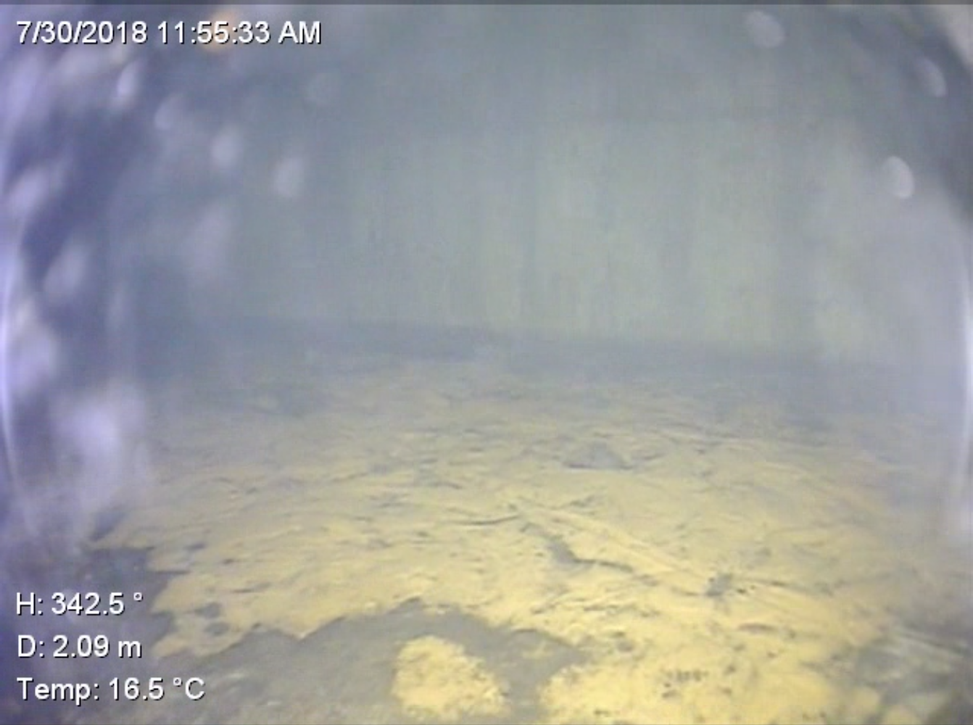
#> input picture Color-Balance-and-fusion-for-underwater-image-enhancement/Valentine2.png, 973 x 725 px, shrunk from 1342 x 1000 before the run
$ python main.py
#> lines starting #> are read from the running program, lines starting #| are printed output that depends on the picture
import sys
import cv2
from PIL import Image
import numpy as np
import matplotlib.pyplot as plt
from skimage import color, exposure, transform, img_as_float32, img_as_uint
from scipy.ndimage import gaussian_filter, convolve

def saliency_detection(image):
    """
    Frequency-tuned Salient Region Detection
    Radhakrishna Achanta, Sheila Hemami, Francisco Estrada, Sabine Susstrunk
    Abstract
    Detection of visually salient image regions is useful for applications like
    object segmentation, adaptive compression, and object recognition. In this
    paper, we introduce a method for salient region detection that outputs full
    resolution saliency maps with well-defined boundaries of salient objects.
    These boundaries are preserved by retaining substantially more frequency
    content from the original image than other existing techniques. Our method
    exploits features of color and luminance, is simple to implement, and is
    computationally efficient. We compare our algorithm to five
    state-of-the-art salient region detection methods with a frequency domain
    analysis, ground truth, and a salient object segmentation application. Our
    method outperforms the five algorithms both on the ground truth evaluation
    and on the segmentation task by achieving both higher precision and better
    recall.
    Reference and PDF
    R. Achanta, S. Hemami, F. Estrada and S. Susstrunk, Frequency-tuned Salient
    Region Detection, IEEE International Conference on Computer Vision and
    Pattern Recognition (CVPR), 2009.
    URL: http://ivrg.epfl.ch/supplementary_material/RK_CVPR09/
    Args:
        image: numpy array
          RGB image as an array
    Returns:
        sm: numpy array
           Normalised salicency map
    """

    if len(image.shape) != 3:
        #print 'Warning processing non standard image'
        image = color.gray2rgb(image)

    # Convert to CIE Lab colour space

    image = gaussian_filter(image, sigma=3)
    image = color.rgb2lab(image)

    # Get each channel

    l = convert_rgb(image, 0)[:,:,0]
    a = convert_rgb(image, 1)[:,:,1]
    b = convert_rgb(image, 2)[:,:,2]

    # LAB image average

    lm = np.mean(l)
    am = np.mean(a)
    bm = np.mean(b)

    # Compute the saliency map

    sm = np.square(l - lm) + np.square(a - am) + np.square(b - bm)

    # Normalise saliency map

    sm *= 255 / sm.max()
    return sm

def convert_rgb(image, idim):
    z = np.zeros(image.shape)
    if idim != 0 :
        z[:,:,0]=80
    z[:,:,idim] = image[:,:,idim]
    z = color.lab2rgb(z)
    return(z)

# [7 lines left out: function pyramid_reconstruct, not called in this run]

def laplacian_pyramid(img, level):
    out = [0 for i in range(level)]
    out[0] = img
    temp_img = img
    for i in range(1, level):
        temp_img = temp_img[0::2,0::2]
        out[i] = temp_img

    for i in range(level - 1):
        m, n = out[i].shape
        out[i] = out[i] - np.resize(out[i+1], (m,n))

    return out

def gaussian_pyramid(img, level):
    out = [0 for i in range(level)]
    h = 1/16 * np.array([[1, 4, 6, 4, 1]])
    filt = np.matmul(np.transpose(h), h)
    out[0] = convolve(img, filt, mode='nearest')
    temp_img = img
    for i in range(1, level):
        temp_img = temp_img[0::2,0::2]
        out[i] = convolve(temp_img, filt, mode='nearest')

    return out


def main():
    rgbImage = (cv2.imread('../Valentine2.png'))
#> rgbImage is the input picture: shape (725, 973, 3); mean B, G, R 156.9, 157.9, 156.6
    rgbImage = (cv2.cvtColor(rgbImage, cv2.COLOR_BGR2RGB)/255.0)
    rgbImage = img_as_float32(rgbImage)
    greyImage = color.rgb2gray(rgbImage)

    #Since cv2 representss image in bgr format
    Ir = rgbImage[:,:,0]
    Ig = rgbImage[:,:,1]
    Ib = rgbImage[:,:,2]
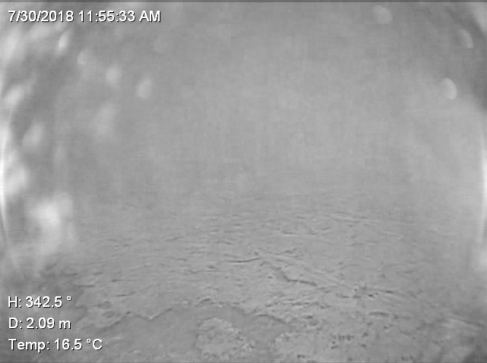
#> Ib: shape (725, 973) float32 (shown at 1/2 size); min 0, max 1, mean 0.615

    Ir_mean = np.mean(Ir)
#> Ir_mean = 0.614
    Ig_mean = np.mean(Ig)
#> Ig_mean = 0.619
    Ib_mean = np.mean(Ib)
#> Ib_mean = 0.615

    alpha = 1
    Irc = Ir + alpha * (Ig_mean - Ir_mean) * (1 - Ir) * Ig

    alpha = 1
    Ibc = Ib + alpha * (Ig_mean - Ib_mean) * (1 - Ib) * Ig

    I = np.dstack((Irc, Ig, Ibc))


    # [12 lines of commented-out code are left out]

    I = img_as_uint(I)

    wb = cv2.xphoto.createGrayworldWB()
    wb.setSaturationThreshold(0.95)
    Iwb = wb.balanceWhite(I)
    Iwb = img_as_float32(Iwb)

    Igamma = exposure.adjust_gamma(Iwb, 1, 1)
    Igamma /= np.max(Igamma)

    sigma = 20
    Igauss = Iwb
    N = 30
    for i in range(N):
        Igauss = gaussian_filter(Igauss, sigma)
        Igauss = np.minimum(Iwb, Igauss)
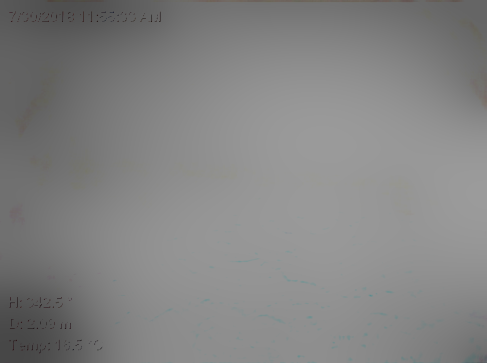
#> Igauss: shape (725, 973, 3) float32 (shown at 1/2 size); mean B, G, R 0.515, 0.515, 0.515

    gain = 1
    Norm = (Iwb - gain * Igauss)
    for i in range(3):
        Norm[:,:,i] = exposure.equalize_hist(Norm[:,:,i])
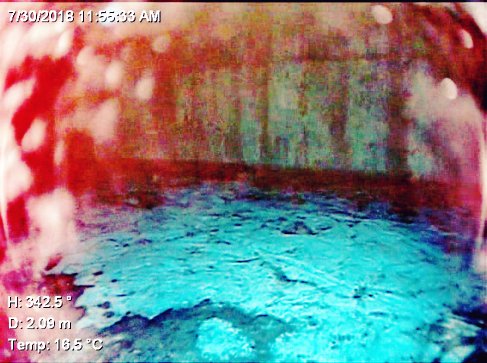
#> Norm: shape (725, 973, 3) float32 (shown at 1/2 size); mean B, G, R 0.509, 0.509, 0.507
    Isharp = (Iwb + Norm)/2

    Isharp_lab = color.rgb2lab(Isharp/255)
#> Isharp_lab: shape (725, 973, 3) float32; mean of channels 0, 1, 2 0.154, 1.22e-05, 0.000212
    Igamma_lab = color.rgb2lab(Igamma/255)
#> Igamma_lab: shape (725, 973, 3) float32; mean of channels 0, 1, 2 0.169, -6.98e-06, 2.12e-05

    R1 = convert_rgb(Isharp_lab, 0)/255
    R1 /= np.max(R1)
    test = R1
    WC1 = np.sqrt((np.square(Isharp[:,:,0] - R1[:,:,0]) + np.square(Isharp[:,:,1] - R1[:,:,0]) + np.square(Isharp[:,:,2] - R1[:,:,0]))/3)
    WS1 = saliency_detection(Isharp)
#> in saliency_detection, `image = gaussian_filter(image, sigma=3)`:
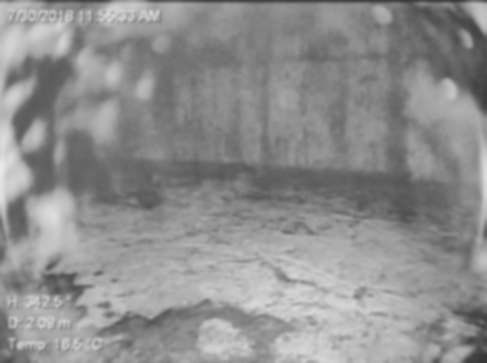
#> image: shape (725, 973, 3) float32 (shown at 1/2 size); mean of channels 0, 1, 2 0.562, 0.562, 0.562; drawn as B, G, R
#> in saliency_detection, `lm = np.mean(l)`: lm = 0.562
#> in saliency_detection, `am = np.mean(a)`: am = 0.778
#> in saliency_detection, `sm = np.square(l - lm) + np.square(a - am) + np.square(b - bm)`:
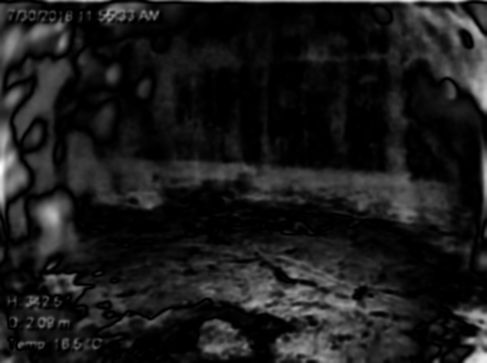
#> sm: shape (725, 973) float64 (shown at 1/2 size); min 8.21e-10, max 0.13, mean 0.0138; drawn with min black and max white
    WS1 = WS1/np.max(WS1)

    WSAT1 = np.sqrt(1/3*(np.square(Isharp[:,:,0]-R1[:,:,0])+np.square(Isharp[:,:,1]-R1[:,:,0])+np.square(Isharp[:,:,2]-R1[:,:,0])))

    R2 = convert_rgb(Igamma_lab, 0)/255
    R2 /= np.max(R2)
    test1 = R2
    WC2 = np.sqrt(((np.square(Igamma[:,:,0] - R2[:,:,0]) + np.square(Igamma[:,:,1] - R2[:,:,0]) + np.square(Igamma[:,:,2] - R2[:,:,0]))/3))
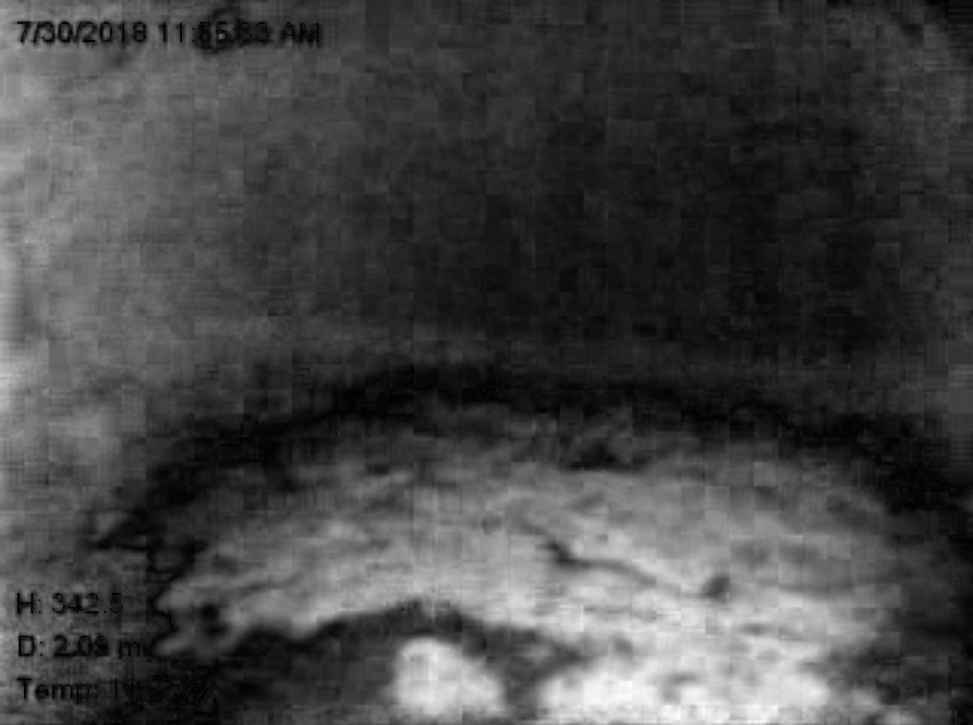
#> WC2: shape (725, 973) float64; min 0.000603, max 0.171, mean 0.0465; drawn with min black and max white
    WS2 = saliency_detection(Igamma)
    WS2 = WS2/np.max(WS2)

    WSAT2 = np.sqrt(((np.square(Igamma[:,:,0] - R1[:,:,0]) + np.square(Igamma[:,:,1] - R1[:,:,0]) + np.square(Igamma[:,:,2] - R1[:,:,0]))/3))

    W1 = (WC1 + WS1 + WSAT1 + 0.1)/(WC1 + WS1 + WSAT1 + WC2 + WS2 + WSAT2 + 0.2)
    W2 = (WC2 + WS2 + WSAT2 + 0.1)/(WC1 + WS1 + WSAT1 + WC2 + WS2 + WSAT2 + 0.2)

    naive = W1[...,np.newaxis] * Isharp + W2[..., np.newaxis] * Igamma

    img1 = Isharp
    img2 = Igamma

    level = 10
    # [9 lines of commented-out code are left out]

    Weight1 = gaussian_pyramid(W1, level)
#> the loop in gaussian_pyramid, `for i in range(1, level):` made 9 passes
#> temp_img on pass 9: [[0.516, 0.523], [0.563, 0.599]]
#> after the loop in gaussian_pyramid, `for i in range(1, level):`: out = 10 items
#> Weight1 = 10 items
    Weight2 = gaussian_pyramid(W2, level)
#> the loop in gaussian_pyramid (call 2), `for i in range(1, level):` made 9 passes
#> temp_img on pass 9: [[0.484, 0.477], [0.437, 0.401]]
#> Weight2 = 10 items

    R1 = laplacian_pyramid(Isharp[:,:,0], level)
#> the loop in laplacian_pyramid, `for i in range(1, level):` made 9 passes
#> temp_img on pass 9: [[0.468, 0.218], [0.247, 0.813]]
#> R1 = 10 items
    G1 = laplacian_pyramid(Isharp[:,:,1], level)
#> the loop in laplacian_pyramid (call 2), `for i in range(1, level):` made 9 passes
#> temp_img on pass 9: [[0.295, 0.201], [0.217, 0.825]]
#> G1 = 10 items
    B1 = laplacian_pyramid(Isharp[:,:,2], level)
#> B1 = 10 items

    R2 = laplacian_pyramid(Igamma[:,:,0], level)
#> R2 = 10 items
    G2 = laplacian_pyramid(Igamma[:,:,1], level)
#> G2 = 10 items
    B2 = laplacian_pyramid(Igamma[:,:,2], level)
#> B2 = 10 items

#> (the run stopped early here; a loop or call above may not have finished)

$ run again, with Color-Balance-and-fusion-for-underwater-image-enhancement/Valentine1.png copied over Color-Balance-and-fusion-for-underwater-image-enhancement/Valentine2.png
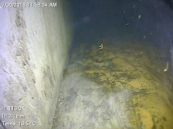
#> input picture Color-Balance-and-fusion-for-underwater-image-enhancement/Valentine1.png, 173 x 129 px
#> in main, rgbImage is the input picture: shape (129, 173, 3); mean B, G, R 126.2, 138.8, 136
#> Ir_mean = 0.533
#> Ig_mean = 0.544
#> Ib_mean = 0.495
#> after the loop in main, `for i in range(3):`:
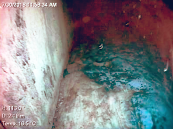
#> Norm: shape (129, 173, 3) float32; mean B, G, R 0.519, 0.505, 0.504
#> Isharp_lab: shape (129, 173, 3) float32; mean of channels 0, 1, 2 0.139, 0.00171, 0.000873
#> Igamma_lab: shape (129, 173, 3) float32; mean of channels 0, 1, 2 0.14, -9.04e-06, 1.49e-05
#> lm = 0.508
#> am = 0.778
#> in saliency_detection, `sm = np.square(l - lm) + np.square(a - am) + np.square(b - bm)`:
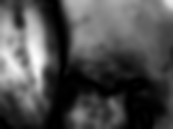
#> sm: shape (129, 173) float64; min 1.9e-08, max 0.165, mean 0.0504; drawn with min black and max white
#> the loop in gaussian_pyramid, `for i in range(1, level):` made 9 passes
#> temp_img on passes 7 to 9: [[0.519, 0.481], [0.519, 0.446]], [0.519], [0.519]
#> after the loop in gaussian_pyramid, `for i in range(1, level):`: out = 10 items
#> the loop in gaussian_pyramid (call 2), `for i in range(1, level):` made 9 passes
#> temp_img on passes 7 to 9: [[0.481, 0.519], [0.481, 0.554]], [0.481], [0.481]
#> the loop in laplacian_pyramid, `for i in range(1, level):` made 9 passes
#> temp_img on passes 7 to 9: [[0.551, 0.173], [0.382, 0.479]], [0.551], [0.551]
#> the loop in laplacian_pyramid (call 2), `for i in range(1, level):` made 9 passes
#> temp_img on passes 7 to 9: [[0.534, 0.128], [0.379, 0.458]], [0.534], [0.534]

$ run again, with Color-Balance-and-fusion-for-underwater-image-enhancement/Valentine.png copied over Color-Balance-and-fusion-for-underwater-image-enhancement/Valentine2.png
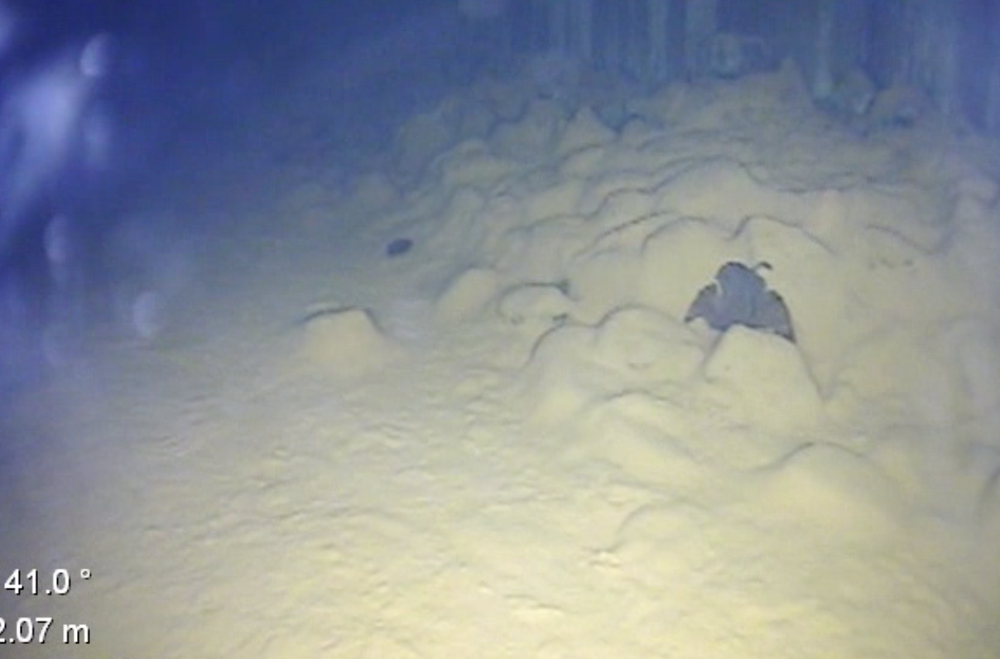
#> input picture Color-Balance-and-fusion-for-underwater-image-enhancement/Valentine.png, 1000 x 659 px, shrunk from 1208 x 796 before the run
#> in main, rgbImage is the input picture: shape (659, 1000, 3); mean B, G, R 152, 147.1, 141.3
#> Ir_mean = 0.554
#> Ig_mean = 0.577
#> Ib_mean = 0.596
#> Isharp_lab: shape (659, 1000, 3) float32; mean of channels 0, 1, 2 0.146, 0.000945, 0.000554
#> Igamma_lab: shape (659, 1000, 3) float32; mean of channels 0, 1, 2 0.153, -7.44e-06, 1.85e-05
#> in saliency_detection, `image = gaussian_filter(image, sigma=3)`:
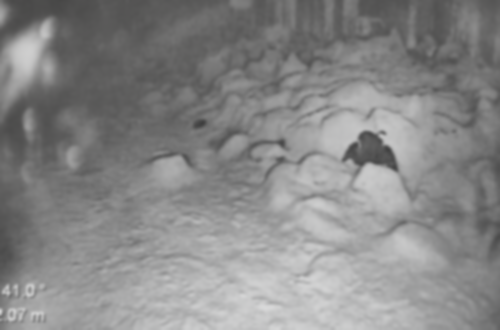
#> image: shape (659, 1000, 3) float32 (shown at 1/2 size); mean of channels 0, 1, 2 0.534, 0.534, 0.534; drawn as B, G, R
#> lm = 0.534
#> am = 0.778
#> in saliency_detection, `sm = np.square(l - lm) + np.square(a - am) + np.square(b - bm)`:
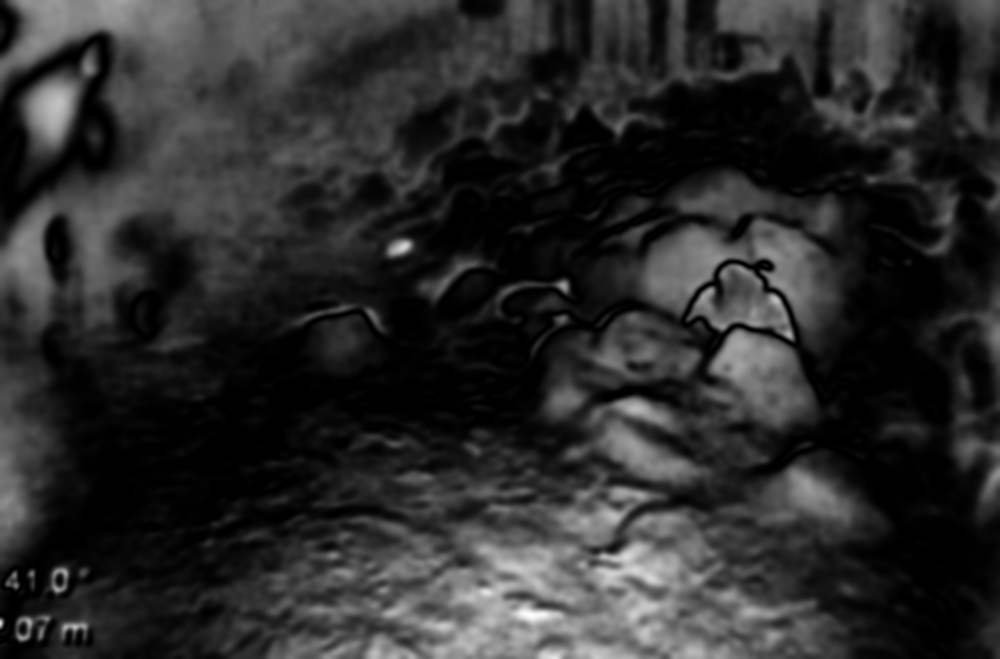
#> sm: shape (659, 1000) float64; min 4.67e-10, max 0.101, mean 0.0175; drawn with min black and max white
#> the loop in gaussian_pyramid, `for i in range(1, level):` made 9 passes
#> temp_img on pass 9: [[0.408, 0.533], [0.637, 0.544]]
#> after the loop in gaussian_pyramid, `for i in range(1, level):`: out = 10 items
#> the loop in gaussian_pyramid (call 2), `for i in range(1, level):` made 9 passes
#> temp_img on pass 9: [[0.592, 0.467], [0.363, 0.456]]
#> the loop in laplacian_pyramid, `for i in range(1, level):` made 9 passes
#> temp_img on pass 9: [[0.302, 0.188], [0.283, 0.841]]
#> the loop in laplacian_pyramid (call 2), `for i in range(1, level):` made 9 passes
#> temp_img on pass 9: [[0.336, 0.213], [0.207, 0.833]]
